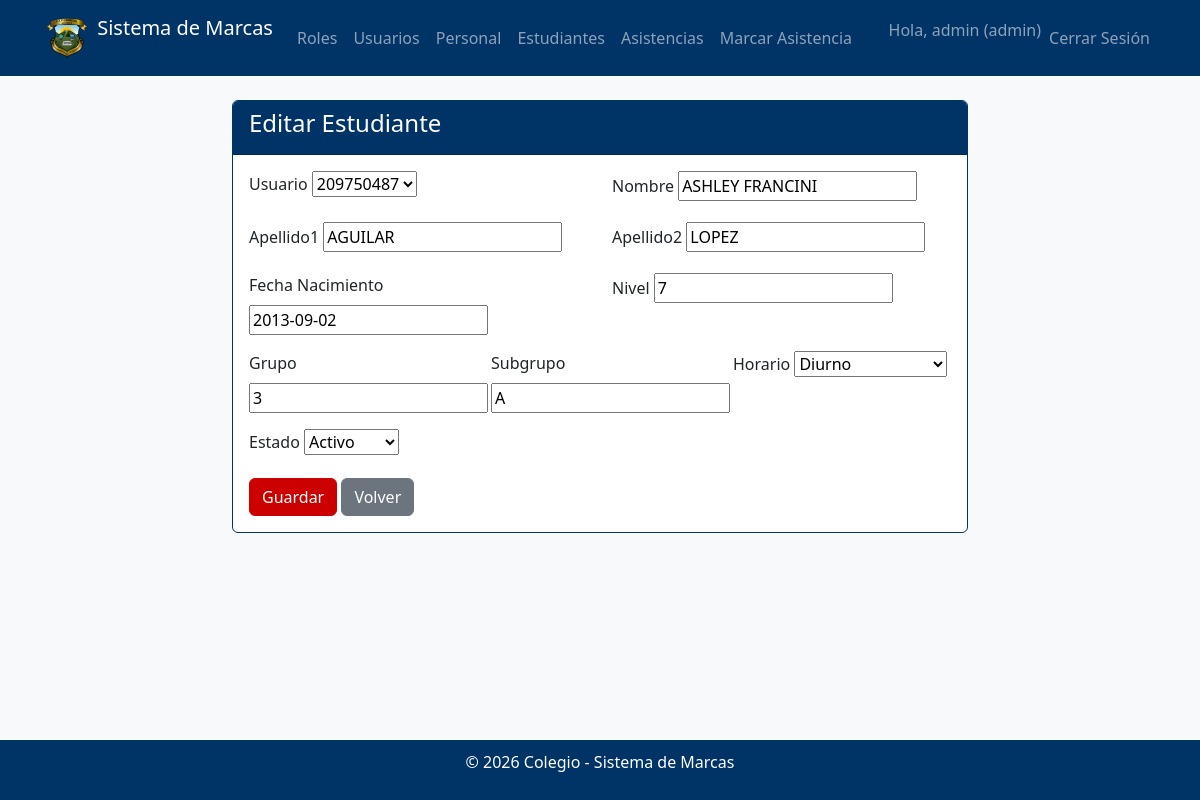
Page /users/estudiantes/1/update/ (signed in) on the committed database.
### users/models.py (models this page shows, shortened)
class Profile(models.Model):
    user = models.OneToOneField(User, on_delete=models.CASCADE)
    role = models.ForeignKey(Role, on_delete=models.CASCADE)

class Role(models.Model):
    name = models.CharField(max_length=20, unique=True)

class Estudiante(models.Model):
    user = models.OneToOneField(User, on_delete=models.CASCADE, related_name='estudiante')
    nombre = models.CharField(max_length=100)
    apellido1 = models.CharField(max_length=100)
    apellido2 = models.CharField(max_length=100, blank=True, null=True)
    fecha_nacimiento = models.DateField()
    nivel = models.IntegerField()
    grupo = models.IntegerField()
    subgrupo = models.CharField(max_length=10)
    HORARIO_CHOICES = [
        ('Diurno', 'Diurno'),
        ('Nocturno', 'Nocturno'),
        ('Diurno_Nocturno', 'Diurno_Nocturno'),
    ]
    horario = models.CharField(max_length=20, choices=HORARIO_CHOICES)
    ESTADO_CHOICES = [
        ('activo', 'Activo'),
        ('desactivo', 'Desactivo'),
    ]
    estado = models.CharField(max_length=10, choices=ESTADO_CHOICES, default='activo')

### users/views.py (the view)
# urls.py: path('estudiantes/<int:pk>/update/', views.EstudianteUpdateView.as_view(), name='estudiante_update'),
class EstudianteUpdateView(LoginRequiredMixin, AdminOnlyMixin, UpdateView):
    model = Estudiante
    template_name = 'users/estudiante_form.html'
    fields = ['user', 'nombre', 'apellido1', 'apellido2', 'fecha_nacimiento', 'nivel', 'grupo', 'subgrupo', 'horario', 'estado']
    success_url = reverse_lazy('estudiante_list')

### users/views.py (called while the page is built)
    def test_func(self):
        return self.request.user.profile.role.name == 'admin'

### users/templates/users/estudiante_form.html (shortened to what this page needs)
{% extends 'base.html' %}
{% block content %}
<div class="row">
    <div class="col-md-8 offset-md-2">
        <div class="card">
            <div class="card-header">
                <h4>{% if object %}Editar{% else %}Crear{% endif %} Estudiante</h4>
            </div>
            <div class="card-body">
                <form method="post">
                    <div class="row">
                        <div class="col-md-6 mb-3">
                            <label for="{{ form.user.id_for_label }}" class="form-label">Usuario</label>
                            {{ form.user }}
                        </div>
                        <div class="col-md-6 mb-3">
                            <label for="{{ form.nombre.id_for_label }}" class="form-label">Nombre</label>
                            {{ form.nombre }}
                        </div>
                    </div>
                    <div class="row">
                        <div class="col-md-6 mb-3">
                            <label for="{{ form.apellido1.id_for_label }}" class="form-label">Apellido1</label>
                            {{ form.apellido1 }}
                        </div>
                        <div class="col-md-6 mb-3">
                            <label for="{{ form.apellido2.id_for_label }}" class="form-label">Apellido2</label>
                            {{ form.apellido2 }}
                        </div>
                    </div>
                    <div class="row">
                        <div class="col-md-6 mb-3">
                            <label for="{{ form.fecha_nacimiento.id_for_label }}" class="form-label">Fecha Nacimiento</label>
                            {{ form.fecha_nacimiento }}
                        </div>
                        <div class="col-md-6 mb-3">
                            <label for="{{ form.nivel.id_for_label }}" class="form-label">Nivel</label>
                            {{ form.nivel }}
                        </div>
                    </div>
                    <div class="row">
                        <div class="col-md-4 mb-3">
                            <label for="{{ form.grupo.id_for_label }}" class="form-label">Grupo</label>
                            {{ form.grupo }}
                        </div>
                        <div class="col-md-4 mb-3">
                            <label for="{{ form.subgrupo.id_for_label }}" class="form-label">Subgrupo</label>
                            {{ form.subgrupo }}
                        </div>
                        <div class="col-md-4 mb-3">
                            <label for="{{ form.horario.id_for_label }}" class="form-label">Horario</label>
                            {{ form.horario }}
                        </div>
                    </div>
                    <div class="row">
                        <div class="col-md-6 mb-3">
                            <label for="{{ form.estado.id_for_label }}" class="form-label">Estado</label>
                            {{ form.estado }}
                        </div>
                    </div>
                    <button type="submit" class="btn btn-primary">Guardar</button>
                    <a href="{% url 'estudiante_list' %}" class="btn btn-secondary">Volver</a>
                </form>
            </div>
        </div>
    </div>
</div>
{% endblock %}

### templates/base.html (shortened to what this page needs)
<!DOCTYPE html>
<html lang="es">
<head>
    <link href="https://cdn.jsdelivr.net/npm/bootstrap@5.3.0/dist/css/bootstrap.min.css" rel="stylesheet">
</head>
<body>
    <nav class="navbar navbar-expand-lg navbar-dark">
        <div class="container">
            <a class="navbar-brand" href="#">
                <img src="/static/EscudoColegio.png" alt="Escudo Colegio" width="50" height="50" class="d-inline-block align-top">
                Sistema de Marcas
            </a>
            <div class="collapse navbar-collapse" id="navbarNav">
                <ul class="navbar-nav me-auto">
                    {% if user.is_authenticated %}
                        {% if user.profile.role.name == 'admin' %}
                            <li class="nav-item">
                                <a class="nav-link" href="{% url 'role_list' %}">Roles</a>
                            </li>
                            <li class="nav-item">
                                <a class="nav-link" href="{% url 'user_list' %}">Usuarios</a>
                            </li>
                            <li class="nav-item">
                                <a class="nav-link" href="{% url 'personal_list' %}">Personal</a>
                            </li>
                            <li class="nav-item">
                                <a class="nav-link" href="{% url 'estudiante_list' %}">Estudiantes</a>
                            </li>
                        {% endif %}
                        <li class="nav-item">
                            <a class="nav-link" href="{% url 'attendance_list' %}">Asistencias</a>
                        </li>
                        <li class="nav-item">
                            <a class="nav-link" href="{% url 'mark_attendance' %}">Marcar Asistencia</a>
                        </li>
                    {% endif %}
                </ul>
                <ul class="navbar-nav">
                    {% if user.is_authenticated %}
                        <li class="nav-item">
                            <span class="navbar-text">Hola, {{ user.username }} ({{ user.profile.role.name }})</span>
                        </li>
                        <li class="nav-item">
                            <form method="post" action="{% url 'logout' %}" class="d-inline">
                                <button type="submit" class="btn btn-link nav-link">Cerrar Sesión</button>
                            </form>
                        </li>
                    {% else %}
                        <li class="nav-item">
                            <a class="nav-link" href="{% url 'login' %}">Iniciar Sesión</a>
                        </li>
                    {% endif %}
                </ul>
            </div>
        </div>
    </nav>
    <div class="container mt-4">
        {% block content %}{% endblock %}
    </div>
    <div class="footer">
        <p>&copy; 2026 Colegio - Sistema de Marcas</p>
    </div>
</body>
</html>

### templates/base.html (style rules this page uses)
body { background-color: #f8f9fa; }
.navbar { background-color: #003366 !important; }
.btn-primary { background-color: #CC0000 !important; border-color: #CC0000 !important; }
.card { border: 1px solid #003366; }
.card-header { background-color: #003366; color: white; }
.footer { background-color: #003366; color: white; text-align: center; padding: 10px; position: fixed; bottom: 0; width: 100%; }

### rows in the picture
Estudiante: user "209750487", nombre "ASHLEY FRANCINI", apellido1 "AGUILAR", apellido2 "LOPEZ", fecha_nacimiento "2013-09-02", nivel "7", grupo "3", subgrupo "A", horario "Diurno", estado "Activo"

### other values in the picture
{{ user.username }} "admin"
{{ user.profile.role.name }} "admin"
